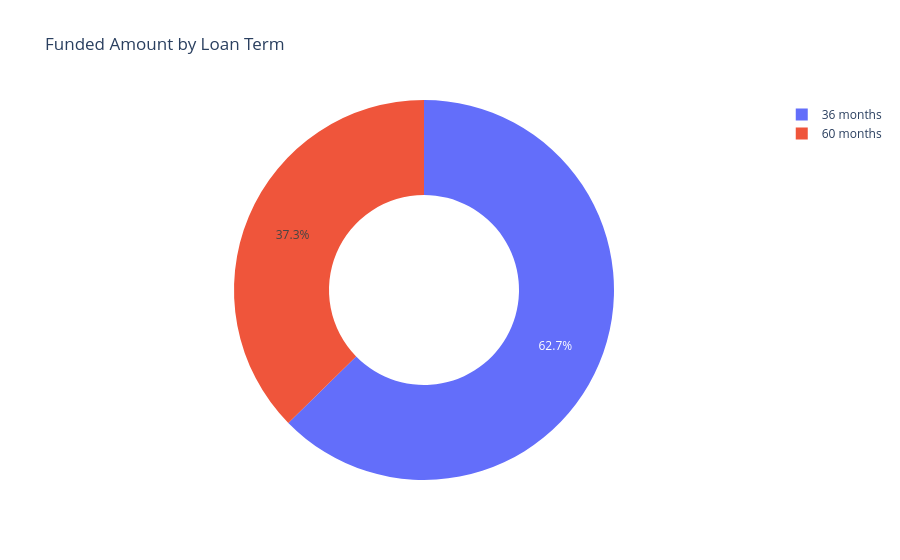

Notebook source saved alongside this figure:
### Markdown cell above
#### Total Funded Amount by Term

### Code cell
fig = px.pie(
    term_data,
    names='term',
    values='Total_Funded_Amount',
    hole=0.5,
    title='Funded Amount by Loan Term'
)

fig.show()

### Figure 1 — Plotly figure (JSON) as saved in the notebook; plotly's stock layout.template omitted (floating-point values rounded to 4 significant figures)
{"data": [{"domain": {"x": [0, 1], "y": [0, 1]}, "hole": 0.5, "hovertemplate": "term=%{label}<br>Total_Funded_Amount=%{value}<extra></extra>", "labels": ["36 months", "60 months"], "legendgroup": "", "name": "", "showlegend": true, "type": "pie", "values": [273041225, 162715850]}], "layout": {"legend": {"tracegroupgap": 0}, "title": {"text": "Funded Amount by Loan Term"}}}
